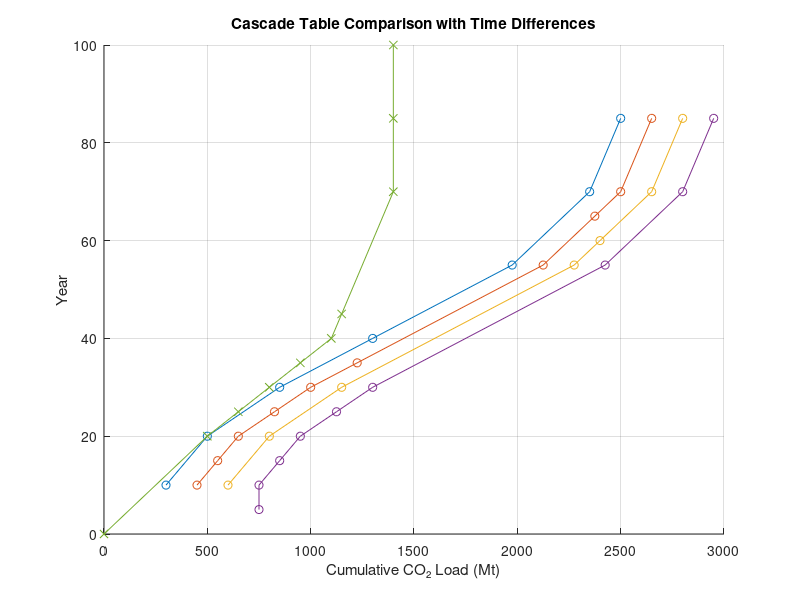

The MATLAB script that drew this image:
clc;clear;
startyear = 0; % Define the starting value for the time difference
increment = 5; % Define the increment for the time difference
endyear = 15; % Define the ending value for the time difference
fprintf('Time Difference\tCapturable CO2\tAlt Storage\tUnutilized Storage\tPinch Year\n');
fprintf('--------\t-----------\t-----------\t-------------------\t----------\n');
figure;
hold on;
xlabel('Cumulative CO₂ Load (Mt)')
ylabel('Year')
title('Cascade Table Comparison with Time Differences')
grid on;
for time_difference_scalar = startyear:increment:endyear
% Source Data (in Mt/y)
source_flowrate = [15, 5, 5, 20, 10]; % CO2 flowrate from sources in Mt/y
source_total_load = [300, 150, 150, 400, 400]; % Total CO2 load from sources in Mt
source_start_time = [0, 0, 0, 20, 30]; % Start time of sources in years
source_end_time = [20, 30, 30, 40, 70]; % End time of sources in years

% Sink Data
sink_injectivity = [20, 15, 10]; % CO2 injectivity into sinks in Mt/y
sink_storage_capacity = [900, 750, 550]; % Storage capacity of sinks in Mt
sink_earliest_time = [10, 20, 30]; % Earliest time sink is available in years
sink_end_time = [55, 70, 85]; % Characteristic end time of sinks in years

% Initialization
% Inputting time difference
time_difference=ones(1,length(sink_injectivity))*time_difference_scalar;
% Time shift in sink
sink_earliest_time=sink_earliest_time+time_difference;
sink_end_time=sink_end_time+time_difference;
% Creating cascade table
year=unique(sort([source_start_time(1,:),source_end_time(1,:),sink_earliest_time(1,:),sink_end_time(1,:)]));
num_year=length(year);
num_sources = length(source_flowrate);
num_sinks = length(sink_injectivity);
net_source=zeros(num_year,1);
net_sink=zeros(num_year,1);
net_flowrate=zeros(num_year,1);
dt=zeros(num_year,1);
infeasible=zeros(num_year,1);
feasible=zeros(num_year,1);
load=zeros(num_year,1);
sink_load=zeros(num_year,1);
source_load=zeros(num_year,1);

% Cascade calculation
for i = 1:num_year-1
    % Calculate net flow and load per time range
    current_time=year(i);
    dt(i)=year(i+1)-year(i);
    for j=1:num_sources
        if source_start_time(j)<=current_time && source_end_time(j)>current_time
        sourcetotal=source_flowrate(j);
            else
             sourcetotal=0;
        end
    net_source(i)=net_source(i)+sourcetotal;
    end
    for k=1:num_sinks
        if sink_earliest_time(k)<=current_time && sink_end_time(k)>current_time
            sinktotal=sink_injectivity(k);
        else
            sinktotal=0;
        end
        net_sink(i)=net_sink(i)+sinktotal;
    end
    net_flowrate=net_sink-net_source;
    load=net_flowrate.*dt;
    infeasible(i+1)=infeasible(i)+load(i);
    feasible(1)=min(infeasible)*-1;
    source_load(i+1)=source_load(i)+net_source(i).*dt(i);
    sink_load(2)=feasible(1);
    for l=1:num_year-2
    sink_load(l+2)=sink_load(l+1)+net_sink(l+1).*dt(l+1);
    end
end
for i=1:num_year-1
    feasible(i+1)=feasible(i)+load(i);
end
% Display results
index=(feasible==0);
pinch=year(index);
alternative_storage=feasible(1);
unutilized_storage=sink_load(num_year)-source_load(num_year);
yearsink=year-time_difference_scalar;
capturable=source_load(end)-alternative_storage;
plot(sink_load(2:end), yearsink(2:end), '-o')
fprintf('%3d\t\t%10.2f\t%10.2f\t%20.2f\t%10d\n', time_difference_scalar, capturable, alternative_storage, unutilized_storage, pinch);
end
plot(source_load, year, '-x')
hold off
